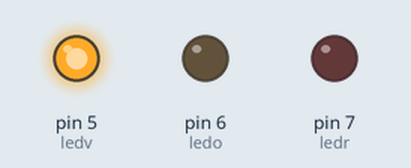
The sketch below on a simulated Arduino Uno, built with avr-gcc and run on an emulated ATmega328P. On the bench: output pins drawn as LEDs (lit = HIGH).

Above: at 2.5 s.
At 7.5 s:
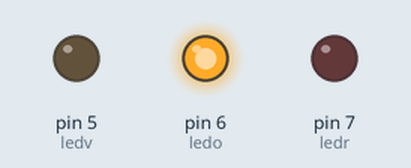
At 12.5 s:
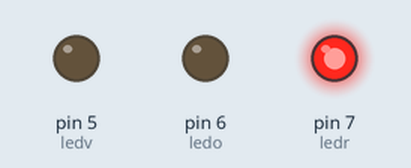
Timing chart, 0 to 19.5 s (numbered marks = the images above):
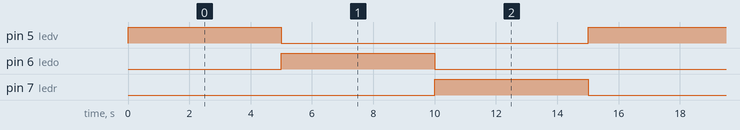

The sketch:

feu_tricolore.ino
```cpp
int ledv = 5;
int ledo = 6;
int ledr = 7;

void setup() {
  // put your setup code here, to run once:
  pinMode(ledv, OUTPUT);
  pinMode(ledo, OUTPUT);
  pinMode(ledr, OUTPUT);
}

void loop() {
  // put your main code here, to run repeatedly:
  digitalWrite(ledv, HIGH);
  digitalWrite(ledo, LOW);
  digitalWrite(ledr, LOW);
  delay(5000);
  digitalWrite(ledv, LOW);
  digitalWrite(ledo, HIGH);
  digitalWrite(ledr, LOW);
  delay(5000);
  digitalWrite(ledv, LOW);
  digitalWrite(ledo, LOW);
  digitalWrite(ledr, HIGH);
  delay(5000);
}
```

Measured:
- by itself, pin 5 (ledv), pin 6 (ledo), pin 7 (ledr): alternates HIGH for 5.0 s and LOW for 10.0 s
- by itself, everything shown: repeats every 15.0 s, in 3 steps
